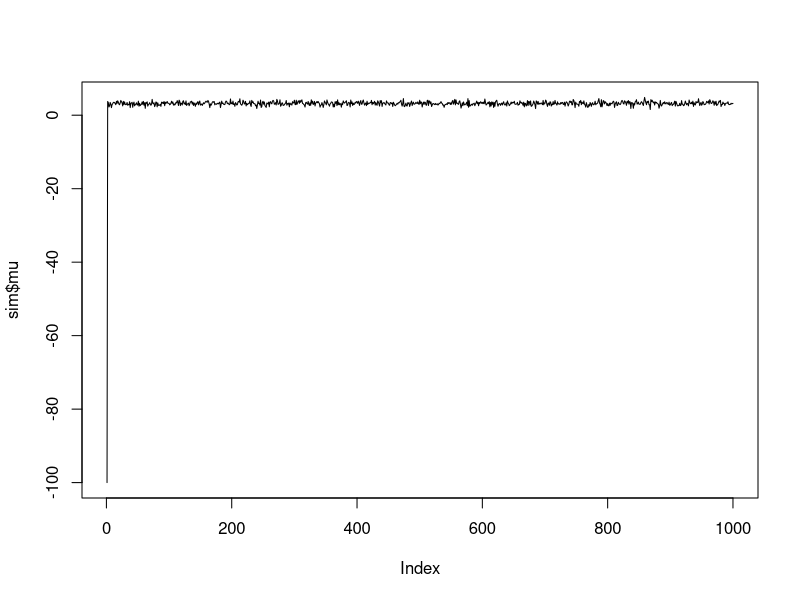
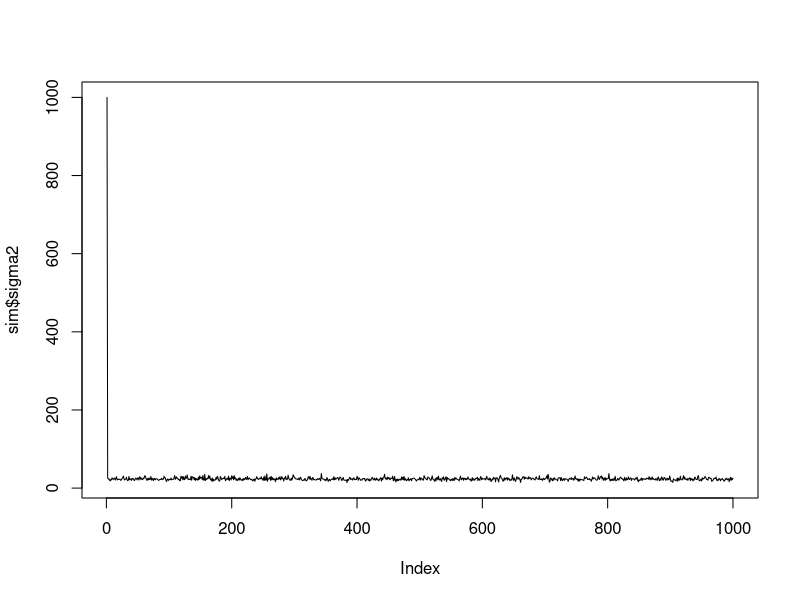
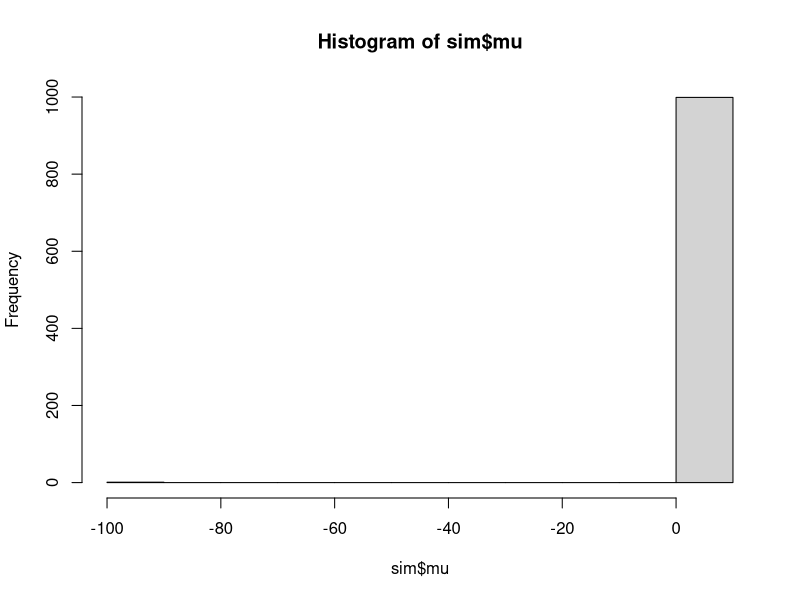
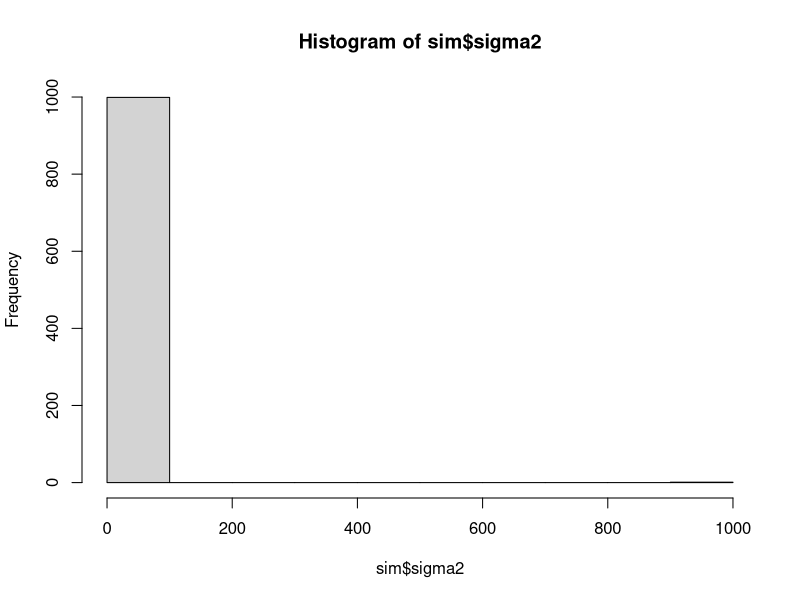

Source code (R) for these figures, in order:
# Posteriorijakauman p(\mu, \sigma^2|y) simulointi Gibbsin otannalla

gibbs_norm <- function(y, mu_0, sigma2_0, n_sim, n_burn) {
  mu <- vector(length = n_sim)
  mu[1] <- mu_0
  sigma2 <- vector(length = n_sim)
  sigma2[1] <- sigma2_0
  y_mean <- mean(y)
  n <- length(y)
  for (t in seq_len(n_sim - 1)) {
    mu[t + 1] <- rnorm(1, mean = y_mean, sd = sqrt(sigma2[t] / n))
    sigma2[t + 1] <- 1 / rgamma(1, n / 2, 0.5 * sum((y - mu[t + 1])^2))
  }
  list(
    mu = mu[seq(n_burn + 1, n_sim)],
    sigma2 = sigma2[seq(n_burn + 1, n_sim)]
  )
}

# Esimerkkiaineisto
mu <- 3
sigma <- 5
y <- rnorm(100, mu, sigma)

# Simulointi
sim <- gibbs_norm(y = y, mu_0 = -100, sigma2_0 = 1000, n_sim = 1000, n_burn = 0)

plot(sim$mu, type = "l")
plot(sim$sigma2, type = "l")

hist(sim$mu)
hist(sim$sigma2)

quantile(sim$mu, probs = c(0.025, 0.975))
quantile(sim$sigma2, probs = c(0.025, 0.975))

